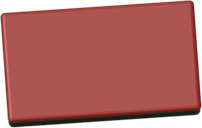
#> input picture looks/assets/toon/art_tin.png, 202 x 128 px; its folder holds only this picture in this run
$ python pixelize.py
#> lines starting #> are read from the running program, lines starting #| are printed output that depends on the picture; after the words box and inside, x2 and y2 are one past the last pixel; in counts of white or black regions, pixels touching at a corner belong together
"""Pixel style kit: takes the toon renders, shrinks them to chunky pixels, snaps alpha and colours. Out: out/pixel/"""
import glob, os
from PIL import Image
os.makedirs('out/pixel', exist_ok=True)
for f in glob.glob('out/toon/*.png'):
    n = os.path.basename(f)
    im = Image.open(f).convert('RGBA')
#> im is the input picture: PIL image 202x128 RGBA; mean R, G, B, A 143.8, 70.3, 67, 218.9
    k = 4 if not n.startswith('tex_') else 2
    sm = im.resize((max(1, im.width//k), max(1, im.height//k)), Image.BOX)
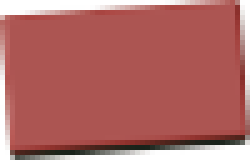
#> sm: PIL image 50x32 RGBA (shown 5 times larger); mean R, G, B, A 146.7, 71.8, 68.3, 218.9; transparent parts drawn white
    a = sm.getchannel('A').point(lambda v: 255 if v > 110 else 0)
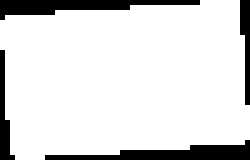
#> a: PIL image 50x32 L (shown 5 times larger); 86.4% white; 4 black regions, box (x1, y1, x2, y2) and area: (9, 28, 50, 32) 80, (0, 0, 40, 4) 78, (0, 10, 3, 32) 31, (48, 0, 50, 21) 28
    rgb = sm.convert('RGB').quantize(colors=20, method=Image.Quantize.MEDIANCUT, dither=Image.Dither.NONE).convert('RGB')
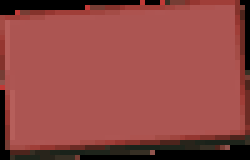
#> rgb: PIL image 50x32 RGB (shown 5 times larger); mean R, G, B 146.4, 71.9, 68.3
    out = rgb.convert('RGBA'); out.putalpha(a)
#> after `out.putalpha(a)`:
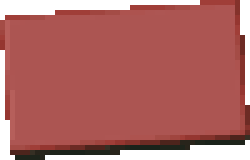
#> out: PIL image 50x32 RGBA (shown 5 times larger); mean R, G, B, A 146.4, 71.9, 68.3, 220.4; transparent parts drawn white
    out.save('out/pixel/' + n)
print('ok')
